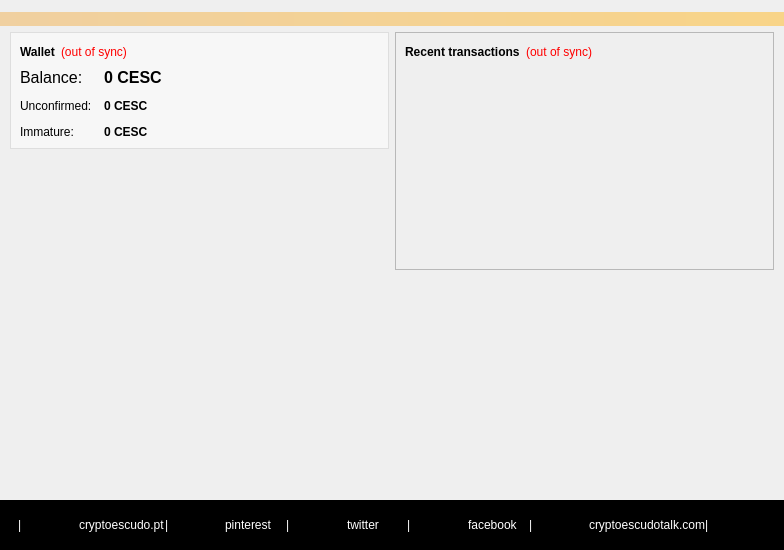
<?xml version="1.0" encoding="UTF-8"?>
<ui version="4.0">
 <class>OverviewPage</class>
 <widget class="QWidget" name="OverviewPage">
  <property name="geometry">
   <rect>
    <x>0</x>
    <y>0</y>
    <width>784</width>
    <height>550</height>
   </rect>
  </property>
  <property name="windowTitle">
   <string>Form</string>
  </property>
  <layout class="QVBoxLayout" name="topLayout">
   <property name="leftMargin">
    <number>0</number>
   </property>
   <property name="topMargin">
    <number>12</number>
   </property>
   <property name="rightMargin">
    <number>0</number>
   </property>
   <property name="bottomMargin">
    <number>0</number>
   </property>
   <item>
    <widget class="QLabel" name="labelAlerts">
     <property name="visible">
      <bool>false</bool>
     </property>
     <property name="styleSheet">
      <string notr="true">background-color: qlineargradient(x1: 0, y1: 0, x2: 1, y2: 0, stop:0 #F0D0A0, stop:1 #F8D488); color:#000000;</string>
     </property>
     <property name="wordWrap">
      <bool>true</bool>
     </property>
     <property name="margin">
      <number>3</number>
     </property>
    </widget>
   </item>
   <item>
    <layout class="QHBoxLayout" name="horizontalLayout" stretch="0,1,1,0">
     <item>
      <spacer name="horizontalSpacer_3">
       <property name="orientation">
        <enum>Qt::Horizontal</enum>
       </property>
       <property name="sizeHint" stdset="0">
        <size>
         <width>10</width>
         <height>20</height>
        </size>
       </property>
      </spacer>
     </item>
     <item>
      <layout class="QVBoxLayout" name="verticalLayout_2">
       <item>
        <widget class="QFrame" name="frame">
         <property name="styleSheet">
          <string notr="true">QFrame {background-color: rgba(255,255,255,0.5)}</string>
         </property>
         <property name="frameShape">
          <enum>QFrame::StyledPanel</enum>
         </property>
         <property name="frameShadow">
          <enum>QFrame::Raised</enum>
         </property>
         <layout class="QVBoxLayout" name="verticalLayout_4">
          <item>
           <layout class="QHBoxLayout" name="horizontalLayout_4">
            <item>
             <widget class="QLabel" name="label_5">
              <property name="font">
               <font>
                <weight>75</weight>
                <bold>true</bold>
               </font>
              </property>
              <property name="styleSheet">
               <string notr="true">background: transparent;</string>
              </property>
              <property name="text">
               <string>Wallet</string>
              </property>
             </widget>
            </item>
            <item>
             <widget class="QLabel" name="labelWalletStatus">
              <property name="toolTip">
               <string>The displayed information may be out of date. Your wallet automatically synchronizes with the Cryptoescudo network after a connection is established, but this process has not completed yet.</string>
              </property>
              <property name="styleSheet">
               <string notr="true">QLabel { color: red; background: transparent;}</string>
              </property>
              <property name="text">
               <string notr="true">(out of sync)</string>
              </property>
              <property name="alignment">
               <set>Qt::AlignLeading|Qt::AlignLeft|Qt::AlignVCenter</set>
              </property>
             </widget>
            </item>
            <item>
             <spacer name="horizontalSpacer_2">
              <property name="orientation">
               <enum>Qt::Horizontal</enum>
              </property>
              <property name="sizeHint" stdset="0">
               <size>
                <width>40</width>
                <height>20</height>
               </size>
              </property>
             </spacer>
            </item>
           </layout>
          </item>
          <item>
           <layout class="QFormLayout" name="formLayout_2">
            <property name="fieldGrowthPolicy">
             <enum>QFormLayout::AllNonFixedFieldsGrow</enum>
            </property>
            <property name="horizontalSpacing">
             <number>12</number>
            </property>
            <property name="verticalSpacing">
             <number>12</number>
            </property>
            <item row="0" column="0">
             <widget class="QLabel" name="label">
              <property name="font">
               <font>
                <pointsize>12</pointsize>
               </font>
              </property>
              <property name="styleSheet">
               <string notr="true">background: transparent;</string>
              </property>
              <property name="text">
               <string>Balance:</string>
              </property>
             </widget>
            </item>
            <item row="0" column="1">
             <widget class="QLabel" name="labelBalance">
              <property name="font">
               <font>
                <pointsize>12</pointsize>
                <weight>75</weight>
                <bold>true</bold>
               </font>
              </property>
              <property name="cursor">
               <cursorShape>IBeamCursor</cursorShape>
              </property>
              <property name="toolTip">
               <string>Your current balance</string>
              </property>
              <property name="styleSheet">
               <string notr="true">background:transparent;</string>
              </property>
              <property name="text">
               <string notr="true">0 CESC</string>
              </property>
              <property name="textInteractionFlags">
               <set>Qt::LinksAccessibleByMouse|Qt::TextSelectableByKeyboard|Qt::TextSelectableByMouse</set>
              </property>
             </widget>
            </item>
            <item row="1" column="0">
             <widget class="QLabel" name="label_3">
              <property name="styleSheet">
               <string notr="true">background: transparent;</string>
              </property>
              <property name="text">
               <string>Unconfirmed:</string>
              </property>
             </widget>
            </item>
            <item row="1" column="1">
             <widget class="QLabel" name="labelUnconfirmed">
              <property name="font">
               <font>
                <weight>75</weight>
                <bold>true</bold>
               </font>
              </property>
              <property name="cursor">
               <cursorShape>IBeamCursor</cursorShape>
              </property>
              <property name="toolTip">
               <string>Total of transactions that have yet to be confirmed, and do not yet count toward the current balance</string>
              </property>
              <property name="styleSheet">
               <string notr="true">background: transparent;</string>
              </property>
              <property name="text">
               <string notr="true">0 CESC</string>
              </property>
              <property name="textInteractionFlags">
               <set>Qt::LinksAccessibleByMouse|Qt::TextSelectableByKeyboard|Qt::TextSelectableByMouse</set>
              </property>
             </widget>
            </item>
            <item row="2" column="0">
             <widget class="QLabel" name="labelImmatureText">
              <property name="styleSheet">
               <string notr="true">background: transparent;</string>
              </property>
              <property name="text">
               <string>Immature:</string>
              </property>
             </widget>
            </item>
            <item row="2" column="1">
             <widget class="QLabel" name="labelImmature">
              <property name="font">
               <font>
                <weight>75</weight>
                <bold>true</bold>
               </font>
              </property>
              <property name="toolTip">
               <string>Mined balance that has not yet matured</string>
              </property>
              <property name="styleSheet">
               <string notr="true">background: transparent;</string>
              </property>
              <property name="text">
               <string notr="true">0 CESC</string>
              </property>
              <property name="textInteractionFlags">
               <set>Qt::LinksAccessibleByMouse|Qt::TextSelectableByKeyboard|Qt::TextSelectableByMouse</set>
              </property>
             </widget>
            </item>
           </layout>
          </item>
         </layout>
        </widget>
       </item>
       <item>
        <spacer name="verticalSpacer">
         <property name="orientation">
          <enum>Qt::Vertical</enum>
         </property>
         <property name="sizeHint" stdset="0">
          <size>
           <width>20</width>
           <height>10</height>
          </size>
         </property>
        </spacer>
       </item>
       <item>
        <widget class="QLabel" name="label_cryptoescudobg">
         <property name="text">
          <string/>
         </property>
         <property name="pixmap">
          <pixmap resource="../bitcoin.qrc">:/images/cryptoescudobg</pixmap>
         </property>
         <property name="scaledContents">
          <bool>false</bool>
         </property>
         <property name="alignment">
          <set>Qt::AlignCenter</set>
         </property>
         <property name="margin">
          <number>-2</number>
         </property>
        </widget>
       </item>
       <item>
        <widget class="QLabel" name="thisversion">
         <property name="styleSheet">
          <string notr="true">QLabel {qproperty-alignment: AlignCenter;}</string>
         </property>
         <property name="text">
          <string/>
         </property>
        </widget>
       </item>
      </layout>
     </item>
     <item>
      <layout class="QVBoxLayout" name="verticalLayout_3">
       <item>
        <widget class="QFrame" name="frame_2">
         <property name="frameShape">
          <enum>QFrame::StyledPanel</enum>
         </property>
         <property name="frameShadow">
          <enum>QFrame::Raised</enum>
         </property>
         <layout class="QVBoxLayout" name="verticalLayout">
          <item>
           <layout class="QHBoxLayout" name="horizontalLayout_2">
            <item>
             <widget class="QLabel" name="label_4">
              <property name="text">
               <string>&lt;b&gt;Recent transactions&lt;/b&gt;</string>
              </property>
             </widget>
            </item>
            <item>
             <widget class="QLabel" name="labelTransactionsStatus">
              <property name="toolTip">
               <string>The displayed information may be out of date. Your wallet automatically synchronizes with the Cryptoescudo network after a connection is established, but this process has not completed yet.</string>
              </property>
              <property name="styleSheet">
               <string notr="true">QLabel { color: red; }</string>
              </property>
              <property name="text">
               <string notr="true">(out of sync)</string>
              </property>
              <property name="alignment">
               <set>Qt::AlignRight|Qt::AlignTrailing|Qt::AlignVCenter</set>
              </property>
             </widget>
            </item>
            <item>
             <spacer name="horizontalSpacer">
              <property name="orientation">
               <enum>Qt::Horizontal</enum>
              </property>
              <property name="sizeHint" stdset="0">
               <size>
                <width>40</width>
                <height>20</height>
               </size>
              </property>
             </spacer>
            </item>
           </layout>
          </item>
          <item>
           <widget class="QListView" name="listTransactions">
            <property name="styleSheet">
             <string notr="true">QListView { background: transparent; }</string>
            </property>
            <property name="frameShape">
             <enum>QFrame::NoFrame</enum>
            </property>
            <property name="verticalScrollBarPolicy">
             <enum>Qt::ScrollBarAlwaysOff</enum>
            </property>
            <property name="horizontalScrollBarPolicy">
             <enum>Qt::ScrollBarAlwaysOff</enum>
            </property>
            <property name="selectionMode">
             <enum>QAbstractItemView::NoSelection</enum>
            </property>
           </widget>
          </item>
         </layout>
        </widget>
       </item>
       <item>
        <spacer name="verticalSpacer_2">
         <property name="orientation">
          <enum>Qt::Vertical</enum>
         </property>
         <property name="sizeHint" stdset="0">
          <size>
           <width>20</width>
           <height>10</height>
          </size>
         </property>
        </spacer>
       </item>
      </layout>
     </item>
     <item>
      <spacer name="horizontalSpacer_4">
       <property name="orientation">
        <enum>Qt::Horizontal</enum>
       </property>
       <property name="sizeHint" stdset="0">
        <size>
         <width>10</width>
         <height>20</height>
        </size>
       </property>
      </spacer>
     </item>
    </layout>
   </item>
   <item>
    <widget class="QFrame" name="frame">
     <property name="styleSheet">
      <string notr="true">QFrame {background-color:black; color:white;qproperty-alignment: AlignCenter;padding:18px;}</string>
     </property>
     <layout class="QGridLayout" name="gridLayout" rowstretch="0" columnstretch="0,0,0,0,0,0,0,0,0,0,0">
      <property name="sizeConstraint">
       <enum>QLayout::SetDefaultConstraint</enum>
      </property>
      <property name="margin">
       <number>0</number>
      </property>
      <property name="spacing">
       <number>0</number>
      </property>
      <item row="0" column="9">
       <widget class="QLabel" name="labelforum">
        <property name="styleSheet">
         <string notr="true">padding:0px;</string>
        </property>
        <property name="text">
         <string>&lt;a href=&quot;http://www.cryptoescudotalk.com&quot; style=&quot;color:white;text-decoration:none;&quot;&gt;cryptoescudotalk.com&lt;/a&gt;</string>
        </property>
        <property name="textFormat">
         <enum>Qt::RichText</enum>
        </property>
        <property name="openExternalLinks">
         <bool>true</bool>
        </property>
       </widget>
      </item>
      <item row="0" column="6">
       <widget class="QLabel" name="label">
        <property name="styleSheet">
         <string notr="true">padding:0px;</string>
        </property>
        <property name="text">
         <string>|</string>
        </property>
       </widget>
      </item>
      <item row="0" column="7">
       <widget class="QLabel" name="labelfacebook">
        <property name="styleSheet">
         <string notr="true">padding:0px;</string>
        </property>
        <property name="text">
         <string>&lt;a href=&quot;http://www.facebook.com/cryptoescudo&quot; style=&quot;color:white;text-decoration:none;&quot;&gt;facebook&lt;/a&gt;</string>
        </property>
        <property name="textFormat">
         <enum>Qt::RichText</enum>
        </property>
        <property name="openExternalLinks">
         <bool>true</bool>
        </property>
       </widget>
      </item>
      <item row="0" column="5">
       <widget class="QLabel" name="labeltwitter">
        <property name="styleSheet">
         <string notr="true">padding:0px;</string>
        </property>
        <property name="text">
         <string>&lt;a href=&quot;http://www.twitter.com/cryptoescudo&quot; style=&quot;color:white;text-decoration:none;&quot;&gt;twitter&lt;/a&gt;</string>
        </property>
        <property name="textFormat">
         <enum>Qt::RichText</enum>
        </property>
        <property name="openExternalLinks">
         <bool>true</bool>
        </property>
       </widget>
      </item>
      <item row="0" column="4">
       <widget class="QLabel" name="label">
        <property name="styleSheet">
         <string notr="true">padding:0px;</string>
        </property>
        <property name="text">
         <string>|</string>
        </property>
       </widget>
      </item>
      <item row="0" column="8">
       <widget class="QLabel" name="label">
        <property name="styleSheet">
         <string notr="true">padding:0px;</string>
        </property>
        <property name="text">
         <string>|</string>
        </property>
       </widget>
      </item>
      <item row="0" column="10">
       <widget class="QLabel" name="label">
        <property name="styleSheet">
         <string notr="true">padding:0px;</string>
        </property>
        <property name="text">
         <string>|</string>
        </property>
       </widget>
      </item>
      <item row="0" column="0">
       <widget class="QLabel" name="label">
        <property name="styleSheet">
         <string notr="true">padding:0px;</string>
        </property>
        <property name="text">
         <string>|</string>
        </property>
       </widget>
      </item>
      <item row="0" column="2">
       <widget class="QLabel" name="label">
        <property name="styleSheet">
         <string notr="true">padding:0px;</string>
        </property>
        <property name="text">
         <string>|</string>
        </property>
       </widget>
      </item>
      <item row="0" column="3">
       <widget class="QLabel" name="labelpinterest">
        <property name="styleSheet">
         <string notr="true">padding:0px;</string>
        </property>
        <property name="text">
         <string>&lt;a href=&quot;http://www.pinterest.com/cryptoescudo&quot; style=&quot;color:white;text-decoration:none;&quot;&gt;pinterest&lt;/a&gt;</string>
        </property>
        <property name="textFormat">
         <enum>Qt::RichText</enum>
        </property>
        <property name="openExternalLinks">
         <bool>true</bool>
        </property>
       </widget>
      </item>
      <item row="0" column="1">
       <widget class="QLabel" name="labelwebsite">
        <property name="cursor">
         <cursorShape>PointingHandCursor</cursorShape>
        </property>
        <property name="styleSheet">
         <string notr="true">padding:0px;</string>
        </property>
        <property name="text">
         <string>&lt;a href=&quot;http://www.cryptoescudo.pt&quot; style=&quot;color:white;text-decoration:none;&quot;&gt;cryptoescudo.pt&lt;/a&gt;</string>
        </property>
        <property name="textFormat">
         <enum>Qt::RichText</enum>
        </property>
        <property name="openExternalLinks">
         <bool>true</bool>
        </property>
       </widget>
      </item>
     </layout>
    </widget>
   </item>
  </layout>
 </widget>
 <resources>
  <include location="../bitcoin.qrc"/>
 </resources>
 <connections/>
</ui>
